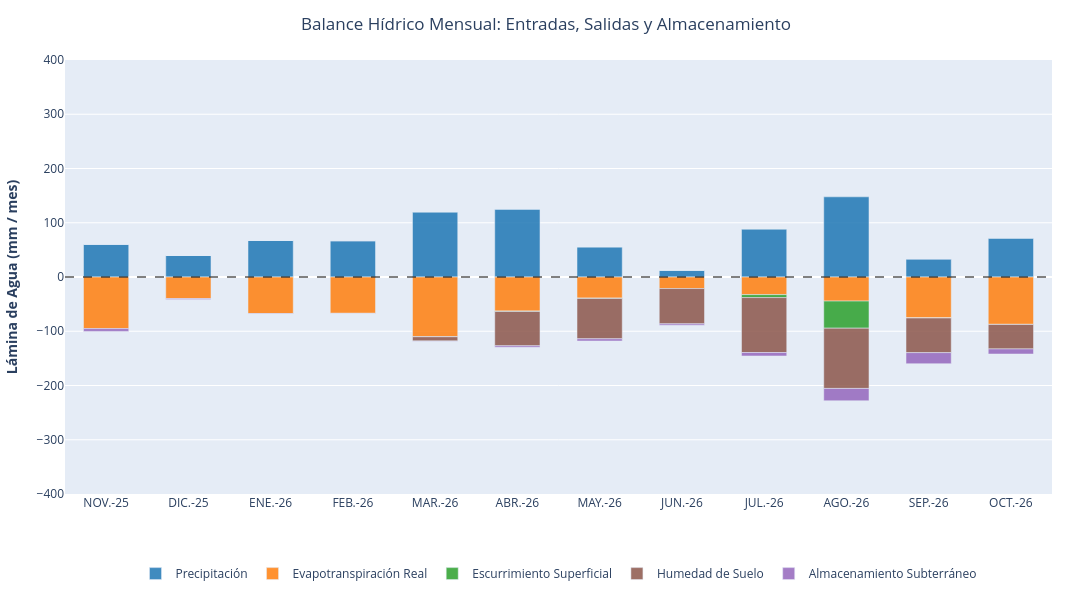

Notebook cell for this chart:
### Code cell
# 1. Etiquetas de fechas para el eje X (%b-%y en mayúsculas)
etiquetas_x = [d.strftime("%b-%y").upper() for d in df4.index]

fig = go.Figure()

# 2. Entrada (Positiva)
fig.add_trace(
    go.Bar(
        x=etiquetas_x,
        y=df4["RAINFALL"],
        name="Precipitación",
        marker_color="rgba(31, 119, 180, 0.85)",  # #1f77b4
        customdata=df4["RAINFALL"],
        hovertemplate="<b>%{x}</b><br>Precipitación: %{customdata:.2f} mm<extra></extra>",
    )
)

# 3. Salidas y Almacenamientos (Negativas apiladas)
fig.add_trace(
    go.Bar(
        x=etiquetas_x,
        y=-df4["ETR"],
        name="Evapotranspiración Real",
        marker_color="rgba(255, 127, 14, 0.85)",  # #ff7f0e
        customdata=df4["ETR"],
        hovertemplate="<b>%{x}</b><br>ETR: %{customdata:.2f} mm<extra></extra>",
    )
)

fig.add_trace(
    go.Bar(
        x=etiquetas_x,
        y=-df4["RUNOFF"],
        name="Escurrimiento Superficial",
        marker_color="rgba(44, 160, 44, 0.85)",  # #2ca02c
        customdata=df4["RUNOFF"],
        hovertemplate="<b>%{x}</b><br>RUNOFF: %{customdata:.2f} mm<extra></extra>",
    )
)

fig.add_trace(
    go.Bar(
        x=etiquetas_x,
        y=-df4["SOIL MOISTURE"],
        name="Humedad de Suelo",
        marker_color="rgba(140, 86, 75, 0.85)",  # #8c564b
        customdata=df4["SOIL MOISTURE"],
        hovertemplate="<b>%{x}</b><br>SOIL MOISTURE: %{customdata:.2f} mm<extra></extra>",
    )
)

fig.add_trace(
    go.Bar(
        x=etiquetas_x,
        y=-df4["GROUNDWATER"],
        name="Almacenamiento Subterráneo",
        marker_color="rgba(148, 103, 189, 0.85)",  # #9467bd
        customdata=df4["GROUNDWATER"],
        hovertemplate="<b>%{x}</b><br>GROUNDWATER: %{customdata:.2f} mm<extra></extra>",
    )
)

# 4. Línea divisoria horizontal en Y=0
fig.add_hline(
    y=0,
    line_dash="dash",
    line_color="black",
    line_width=1,
)

# 5. Configuración de diseño con tema y fondos por defecto
fig.update_layout(
    template="plotly",  # Tema estándar de Plotly
    title=dict(
        text="Balance Hídrico Mensual: Entradas, Salidas y Almacenamiento",
        x=0.5,
        xanchor="center",
        font=dict(size=17),
    ),
    barmode="relative",
    bargap=0.45,
    yaxis=dict(
        title=dict(
            text="<b>Lámina de Agua (mm / mes)</b>",
            font=dict(size=14),
        ),
        range=[-400, 400],
    ),
    xaxis=dict(
        type="category",
        tickangle=0,
    ),
    legend=dict(
        orientation="h",
        yanchor="top",
        y=-0.15,
        xanchor="center",
        x=0.5,
    ),
    width=1100,
    height=600,
    margin=dict(l=60, r=40, t=60, b=100),
)

fig.show()

### Figure 1 — Plotly figure (JSON) as saved in the notebook; plotly's stock layout.template omitted (floating-point values rounded to 4 significant figures)
{"data": [{"customdata": [60.31, 39.63, 67.33, 66.95, 119.4, 124.6, 55.05, 12.09, 88.04, 147.8, 32.5, 71.02], "hovertemplate": "<b>%{x}</b><br>Precipitación: %{customdata:.2f} mm<extra></extra>", "marker": {"color": "rgba(31, 119, 180, 0.85)"}, "name": "Precipitación", "type": "bar", "x": ["NOV.-25", "DIC.-25", "ENE.-26", "FEB.-26", "MAR.-26", "ABR.-26", "MAY.-26", "JUN.-26", "JUL.-26", "AGO.-26", "SEP.-26", "OCT.-26"], "y": [60.31, 39.63, 67.33, 66.95, 119.4, 124.6, 55.05, 12.09, 88.04, 147.8, 32.5, 71.02]}, {"customdata": [95.14, 39.63, 67.33, 66.95, 110.1, 62.75, 38.86, 21.28, 32.5, 44.4, 75.43, 87.36], "hovertemplate": "<b>%{x}</b><br>ETR: %{customdata:.2f} mm<extra></extra>", "marker": {"color": "rgba(255, 127, 14, 0.85)"}, "name": "Evapotranspiración Real", "type": "bar", "x": ["NOV.-25", "DIC.-25", "ENE.-26", "FEB.-26", "MAR.-26", "ABR.-26", "MAY.-26", "JUN.-26", "JUL.-26", "AGO.-26", "SEP.-26", "OCT.-26"], "y": [-95.14, -39.63, -67.33, -66.95, -110.1, -62.75, -38.86, -21.28, -32.5, -44.4, -75.43, -87.36]}, {"customdata": [0.0, 0.0, 0.0, 0.0, 0.08908, 0.8668, 0.7703, 0.0, 5.44, 49.98, 0.2035, 0.1031], "hovertemplate": "<b>%{x}</b><br>RUNOFF: %{customdata:.2f} mm<extra></extra>", "marker": {"color": "rgba(44, 160, 44, 0.85)"}, "name": "Escurrimiento Superficial", "type": "bar", "x": ["NOV.-25", "DIC.-25", "ENE.-26", "FEB.-26", "MAR.-26", "ABR.-26", "MAY.-26", "JUN.-26", "JUL.-26", "AGO.-26", "SEP.-26", "OCT.-26"], "y": [-0.0, -0.0, -0.0, -0.0, -0.08908, -0.8668, -0.7703, -0.0, -5.44, -49.98, -0.2035, -0.1031]}, {"customdata": [0.0, 0.0, 0.0, 0.0, 7.751, 63.2, 74.28, 65.09, 101.3, 111.0, 63.78, 45.1], "hovertemplate": "<b>%{x}</b><br>SOIL MOISTURE: %{customdata:.2f} mm<extra></extra>", "marker": {"color": "rgba(140, 86, 75, 0.85)"}, "name": "Humedad de Suelo", "type": "bar", "x": ["NOV.-25", "DIC.-25", "ENE.-26", "FEB.-26", "MAR.-26", "ABR.-26", "MAY.-26", "JUN.-26", "JUL.-26", "AGO.-26", "SEP.-26", "OCT.-26"], "y": [-0.0, -0.0, -0.0, -0.0, -7.751, -63.2, -74.28, -65.09, -101.3, -111.0, -63.78, -45.1]}, {"customdata": [5.179, 1.924, 0.715, 0.2657, 0.6708, 2.765, 4.044, 2.536, 6.379, 22.73, 20.43, 9.441], "hovertemplate": "<b>%{x}</b><br>GROUNDWATER: %{customdata:.2f} mm<extra></extra>", "marker": {"color": "rgba(148, 103, 189, 0.85)"}, "name": "Almacenamiento Subterráneo", "type": "bar", "x": ["NOV.-25", "DIC.-25", "ENE.-26", "FEB.-26", "MAR.-26", "ABR.-26", "MAY.-26", "JUN.-26", "JUL.-26", "AGO.-26", "SEP.-26", "OCT.-26"], "y": [-5.179, -1.924, -0.715, -0.2657, -0.6708, -2.765, -4.044, -2.536, -6.379, -22.73, -20.43, -9.441]}], "layout": {"bargap": 0.45, "barmode": "relative", "height": 600, "legend": {"orientation": "h", "x": 0.5, "xanchor": "center", "y": -0.15, "yanchor": "top"}, "margin": {"b": 100, "l": 60, "r": 40, "t": 60}, "shapes": [{"line": {"color": "black", "dash": "dash", "width": 1}, "type": "line", "x0": 0, "x1": 1, "xref": "x domain", "y0": 0, "y1": 0, "yref": "y"}], "title": {"font": {"size": 17}, "text": "Balance Hídrico Mensual: Entradas, Salidas y Almacenamiento", "x": 0.5, "xanchor": "center"}, "width": 1100, "xaxis": {"tickangle": 0, "type": "category"}, "yaxis": {"range": [-400, 400], "title": {"font": {"size": 14}, "text": "<b>Lámina de Agua (mm / mes)</b>"}}}}
